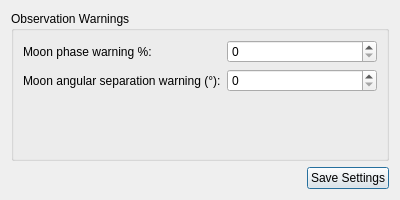
<?xml version="1.0" encoding="UTF-8"?>
<ui version="4.0">
 <class>SettingsTab</class>
 <widget class="QWidget" name="SettingsTab">
  <property name="geometry">
   <rect>
    <x>0</x>
    <y>0</y>
    <width>400</width>
    <height>200</height>
   </rect>
  </property>
  <layout class="QVBoxLayout" name="verticalLayout">
   <item>
    <widget class="QGroupBox" name="groupBox">
     <property name="title">
      <string>Observation Warnings</string>
     </property>
     <layout class="QFormLayout" name="formLayout">
      <item row="0" column="0">
       <widget class="QLabel" name="moonPhaseLabel">
        <property name="text">
         <string>Moon phase warning %:</string>
        </property>
       </widget>
      </item>
      <item row="0" column="1">
       <widget class="QSpinBox" name="moonPhaseSpinBox">
        <property name="minimum">
         <number>0</number>
        </property>
        <property name="maximum">
         <number>100</number>
        </property>
       </widget>
      </item>
      <item row="1" column="0">
       <widget class="QLabel" name="moonSeparationLabel">
        <property name="text">
         <string>Moon angular separation warning (°):</string>
        </property>
       </widget>
      </item>
      <item row="1" column="1">
       <widget class="QSpinBox" name="moonSeparationSpinBox">
        <property name="minimum">
         <number>0</number>
        </property>
        <property name="maximum">
         <number>180</number>
        </property>
       </widget>
      </item>
     </layout>
    </widget>
   </item>
   <item>
    <layout class="QHBoxLayout" name="horizontalLayout">
     <item>
      <spacer name="horizontalSpacer">
       <property name="orientation">
        <enum>Qt::Orientation::Horizontal</enum>
       </property>
       <property name="sizeHint" stdset="0">
        <size>
         <width>40</width>
         <height>20</height>
        </size>
       </property>
      </spacer>
     </item>
     <item>
      <widget class="QPushButton" name="saveButton">
       <property name="text">
        <string>Save Settings</string>
       </property>
       <property name="default">
        <bool>true</bool>
       </property>
      </widget>
     </item>
    </layout>
   </item>
  </layout>
 </widget>
 <resources/>
 <connections/>
</ui>
